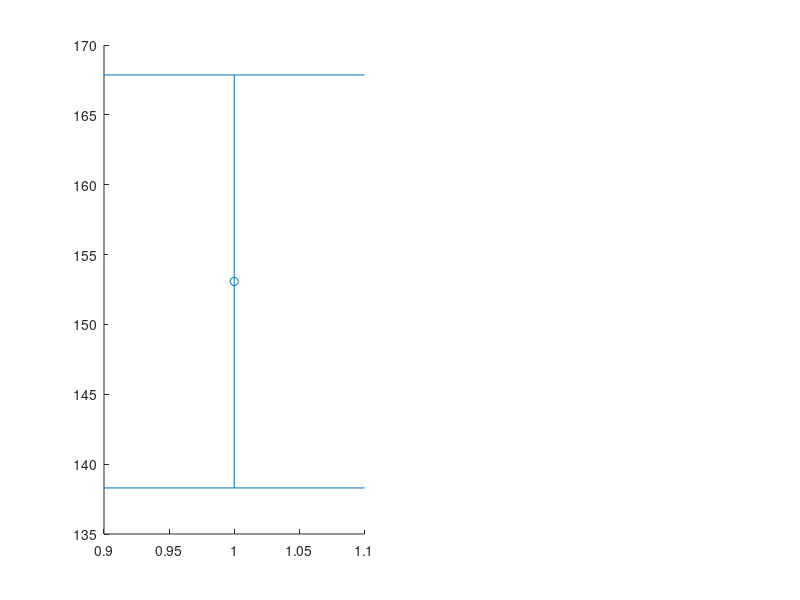

Source code (MATLAB): (Note: this script raises an error after producing the figure.)
% =========================================================================
% Figure 3f: Decoding Latency (ms) across EVC and IPS
% Layout: 1x2 Panel Plot
% =========================================================================

% Load the latency data and standard errors
load('Fig_3f.mat');

% --- 1. Data Preparation ---
% Package data into cell arrays for batch processing in the loop
data_Latency = {Latency_EVC, Latency_IPS};
data_SE      = {SE_EVC, SE_IPS};
roi_titles   = {'EVC', 'IPS'};

% --- 2. Significance Bracket Configuration ---
% Custom Y-axis heights for nested significance brackets for each ROI
% (Adjust these values if the data range for IPS changes in the future)
bracket_EVC = struct('y1', 185, 'y2', 202, 'y3', 140, 'text_y', 208, 'star', '**');
bracket_IPS = struct('y1', 185, 'y2', 202, 'y3', 140, 'text_y', 208, 'star', '*'); 
brackets_all = {bracket_EVC, bracket_IPS};
line_width_bracket = 2.5;

% --- 3. Color Palette Definition ---
c_pre   = [0.55, 0.55, 0.55]; % Gray (Pre)
c_post1 = [0.35, 0.55, 0.75]; % Blue (Post1)
c_post2 = [0.93, 0.46, 0.13]; % Orange (Post2)

x = [1, 2, 3];

% --- 4. Initialize Figure ---
% Create a widened figure to accommodate the two side-by-side panels
figure('Name', 'Figure 3f', 'Position', [100, 100, 700, 400], 'Color', 'w');

% --- 5. Main Plotting Loop ---
for i = 1:2
    subplot(1, 2, i);
    hold on;
    
    % Extract data and bracket parameters for the current ROI
    y   = data_Latency{i};
    err = data_SE{i};
    brk = brackets_all{i};
    
    % --- Plot Scatter Points with Error Bars ---
    % Using errorbar to simultaneously plot the marker and the lines
    errorbar(x(1), y(1), err(1), 'o', 'Color', c_pre,   'MarkerFaceColor', c_pre,   'MarkerSize', 15, 'LineWidth', 4, 'CapSize', 6);
    errorbar(x(2), y(2), err(2), 'o', 'Color', c_post1, 'MarkerFaceColor', c_post1, 'MarkerSize', 15, 'LineWidth', 4, 'CapSize', 6);
    errorbar(x(3), y(3), err(3), 'o', 'Color', c_post2, 'MarkerFaceColor', c_post2, 'MarkerSize', 15, 'LineWidth', 4, 'CapSize', 6);
    
    % --- Axes Formatting and Aesthetics ---
    title(roi_titles{i}, 'FontSize', 20, 'FontName', 'Arial', 'FontWeight', 'normal');
    
    % Only display Y-axis label on the left panel (EVC)
    if i == 1
        ylabel('Decoding latency (ms)', 'FontSize', 20, 'FontName', 'Arial');
    end
    
    % Set X and Y axis limits and ticks
    xlim([0.3 3.7]);
    xticks([1 2 3]);
    xticklabels({'Pre', 'Post1', 'Post2'});
    ylim([50 225]);
    yticks(60:40:220);
    
    % Clean up axes (Box off, outward ticks)
    box off;
    set(gca, 'LineWidth', 2.5, 'TickDir', 'out', 'TickLength', [0.025 0.025], 'FontSize', 18, 'FontName', 'Arial');
    
    % Hide Y-axis tick labels for the right panel (IPS) for a cleaner layout
    if i == 2
        set(gca, 'YTickLabel', []);
    end
    
    hold off;
end
